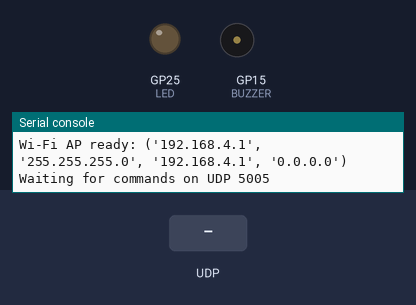
Bench run of a program on a simulated Raspberry Pi Pico running MicroPython. Shown: output pins drawn as LEDs (lit = HIGH), buzzer (waves = sounding, pin HIGH), the last lines printed to the serial console. The inputs (shaded band) are chosen by the test bench. The board's own WiFi access point starts at once.

Above: at 1.2 s.
1.3 s: UDP packet "T" arrives
At 2.6 s:
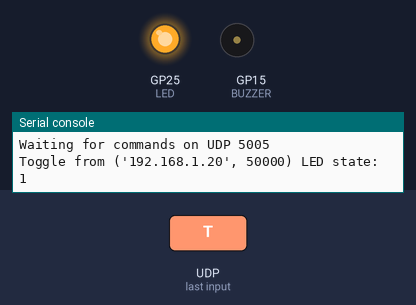
2.9 s: UDP packet "T" arrives
At 4.0 s:
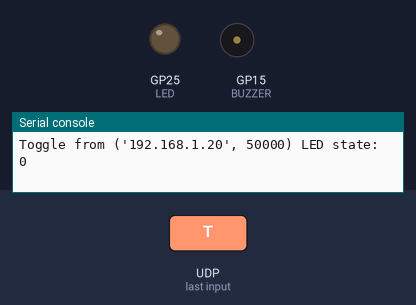
Timing chart, 0 to 5.9 s (numbered marks = the images above; inputs shaded):
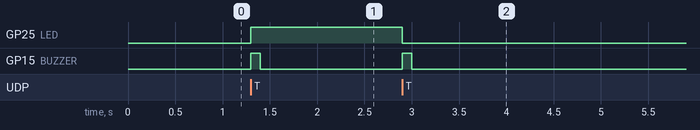

Measured:
- after the input at 1.3 s, GP25 (LED): LOW → HIGH at once; GP15 (BUZZER): LOW → HIGH at once, → LOW 0.10 s later
- after the input at 2.9 s, GP25 (LED): HIGH → LOW at once; GP15 (BUZZER): LOW → HIGH at once, → LOW 0.10 s later

The program:

receiver_main.py
```python
"""Pico W B: host a Wi-Fi AP and toggle LED/buzzer on received UDP commands."""
import network
import socket
from machine import Pin
import time

WIFI_SSID = "PicoLink"
WIFI_PASSWORD = "pico-link-123"
PORT = 5005
LED = Pin("LED", Pin.OUT)
BUZZER = Pin(15, Pin.OUT)  # Active 2-wire buzzer: + to GP15, - to GND

ap = network.WLAN(network.AP_IF)
ap.active(True)
ap.config(essid=WIFI_SSID, password=WIFI_PASSWORD)
while not ap.active():
    time.sleep_ms(100)
print("Wi-Fi AP ready:", ap.ifconfig())

sock = socket.socket(socket.AF_INET, socket.SOCK_DGRAM)
sock.bind(("0.0.0.0", PORT))
state = 0
LED.value(state)
BUZZER.value(0)
print("Waiting for commands on UDP", PORT)

while True:
    message, sender = sock.recvfrom(32)
    if message == b"T":
        state ^= 1
        LED.value(state)
        BUZZER.value(1)
        time.sleep_ms(100)
        BUZZER.value(0)
        print("Toggle from", sender, "LED state:", state)
```
